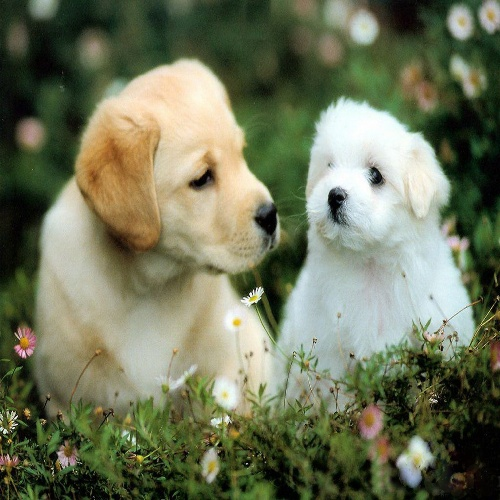
#> input picture opencv/resources/dog.jpg, 500 x 500 px, found by its file name
$ python cropping_img.py
#> lines starting #> are read from the running program, lines starting #| are printed output that depends on the picture
import cv2 as cv

img = cv.imread('resources/dog.jpg')
#> img is the input picture: shape (500, 500, 3); mean B, G, R 90.5, 116.9, 111.1

imgCropped = img[:,0:300]
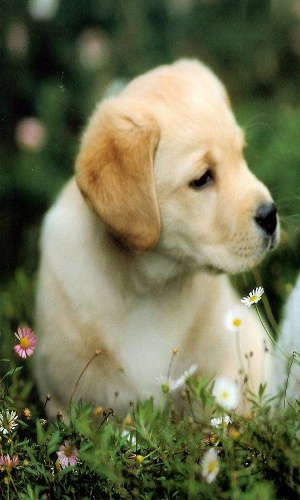
#> imgCropped: shape (500, 300, 3); mean B, G, R 82.7, 113.8, 111.7
print(img.shape)
#| (500, 500, 3)
cv.imshow('dog',img)
cv.imshow('cropped dog',imgCropped)
cv.waitKey(0)
cv.destroyAllWindows()

$ run again, with opencv/resources/balls.jpg copied over opencv/resources/dog.jpg
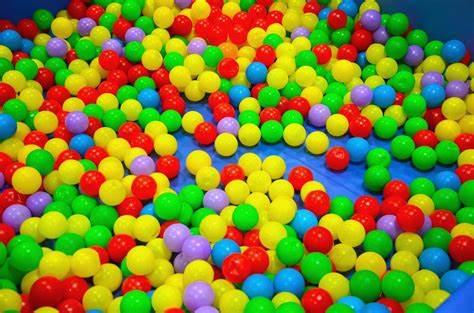
#> input picture opencv/resources/balls.jpg, 474 x 313 px, found by its file name
#> img is the input picture: shape (313, 474, 3); mean B, G, R 48.4, 132.2, 128.5
#> `imgCropped = img[:,0:300]`:
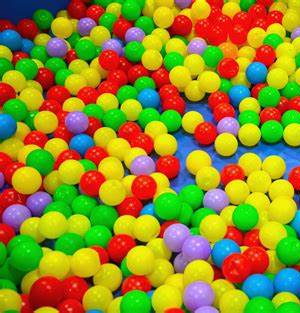
#> imgCropped: shape (313, 300, 3); mean B, G, R 42.7, 137.9, 145.8
#| (313, 474, 3)
